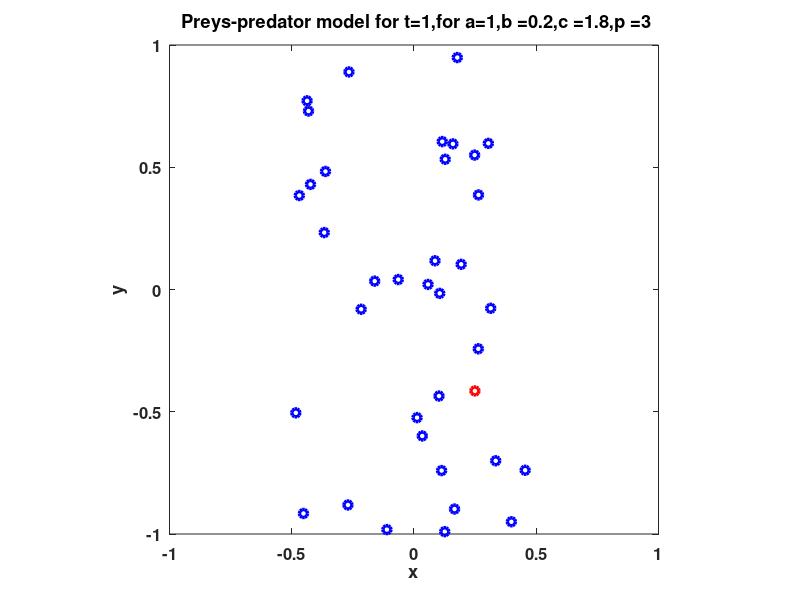
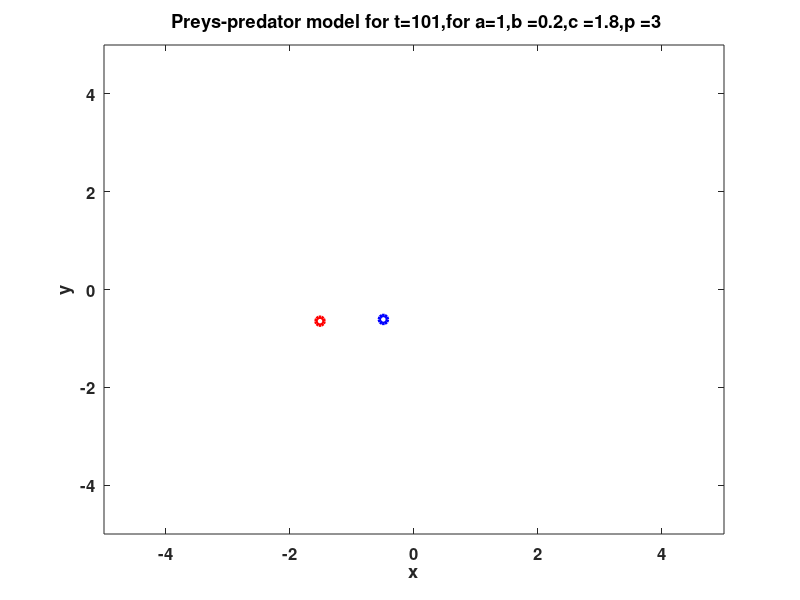
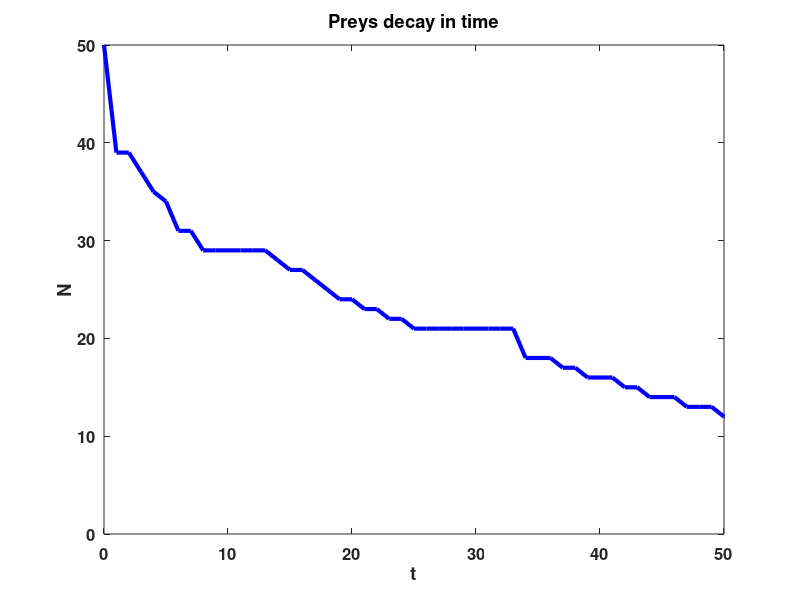

The MATLAB source for these figures, in order:
% % main file 
clc
close all
clear all
% Fix parameters
N     =50;                % number of preys 
dt    = 0.1;               % time step
tf    = 10; t0 = 0;        % time interval 
steps = (tf-t0)/dt + 1;    % number of steps

par.p      = 3;             % distance influence
par.a      = 1;             % attraction between preys
par.b      =0.2;            % repulsion between preys and predator 
par.c    = 1.8;             % attraction between predator and preys



% initial data
% preys positions
x           =  -0.5+rand(N,1);        
y           =  -1.5+3*rand(N,1);

% predator position
zx          = -1+2*rand;     
zy          =  -1+2*rand;  

% plot of initial data
figure
plot(x,y,'bo','LineWidth',2.5)
hold on
plot(zx,zy,'ro','LineWidth',2.5)
title([' Preys-predator model for t=' num2str(1),',for a=' num2str(par.a),...
',b =' num2str(par.b), ',c =' num2str(par.c),',p =' num2str(par.p)])
axis([-1,1,-1,1])
axis('equal')
xlabel('x','FontSize',12,'FontWeight','bold')
ylabel('y','FontSize',12,'FontWeight','bold')
set(gca,'FontSize',12,'FontWeight','bold')

% initial data 
z0 = [x;y;zx;zy];
z=z0;



Rz   = sqrt((x-zx').^2 + (y-zy').^2);  % matrix of distances
N1(1)=N; % number of preys at initial time
t(1)=0;  % initial time

B   = @(r) par.b./(r.^2);        % preys predators repulsion
A  = @(r) r.^(-2)-par.a;         % preys preys repulsion and attraction
C= @(r)r.^(-par.p);              % attraction between predators and preys


figure
for i1= 1:steps-1

        V=Rz>0.5; % truth vector
        % survivor preys
        x=x.*V;    
        y=y.*V;
        % remove the death preys 
        x(x==0)=[];
        y(y==0)=[];
        
        N=sum(V); % number of survivors 
        N1(i1+1)=N; % number of preys at time step i1+1 
        t(i1+1)=i1; % time 

        
        Rx   = sqrt((x-x').^2 + (y-y').^2+eye(N));   % matrix of distances
        Rz   = sqrt((x-zx').^2 + (y-zy').^2);        % matrix of distances


        FA   = A(Rx);  % repulsion and attraction force between preys
        FB = B(Rz);    % repulsion force between preys and predators 
        FC = C(Rz);    % attraction force between predators and preys

        % preys force 
        vx = x; vy = y;
        for i=1:N
            vx (i) =  ((sum(FA(i,:)'.*(x(i)-x)))./N + FB(i).*(x(i)-zx));
            vy (i) =  (sum(FA(i,:)'.*(y(i)-y)))./N + FB(i).*(y(i)-zy);
        end
        
        % predator force 
        vzx = sum(par.c*FC.*(x-zx))/N;
        vzy = sum(par.c*FC.*(y-zy))/N;
        
        
        % Euler method 
        x = x+ dt*vx;
        y = y+dt*vy;
        zx=zx+dt*vzx;
        zy=zy+dt*vzy;
        
        % time evolution 
        plot(x,y,'bo','LineWidth',2.5)
        hold on 
        plot(zx,zy,'ro','LineWidth',2.5)
        axis([-5,5,-5,5])
        title([' Preys-predator model for t=' num2str(i1+1),',for a=' num2str(par.a),...
        ',b =' num2str(par.b), ',c =' num2str(par.c),',p =' num2str(par.p)])
        pause(0.1)
        hold off    
        drawnow
 end
xlabel('x','FontSize',12,'FontWeight','bold')
ylabel('y','FontSize',12,'FontWeight','bold') 
set(gca,'FontSize',12,'FontWeight','bold')


% preys death 
figure
plot(t,N1,'b','linewidth',3)
title('Preys decay in time')
xlabel('t','FontSize',12,'FontWeight','bold')
ylabel('N','FontSize',12,'FontWeight','bold')
set(gca,'FontSize',12,'FontWeight','bold')
axis([0 50 0 50])